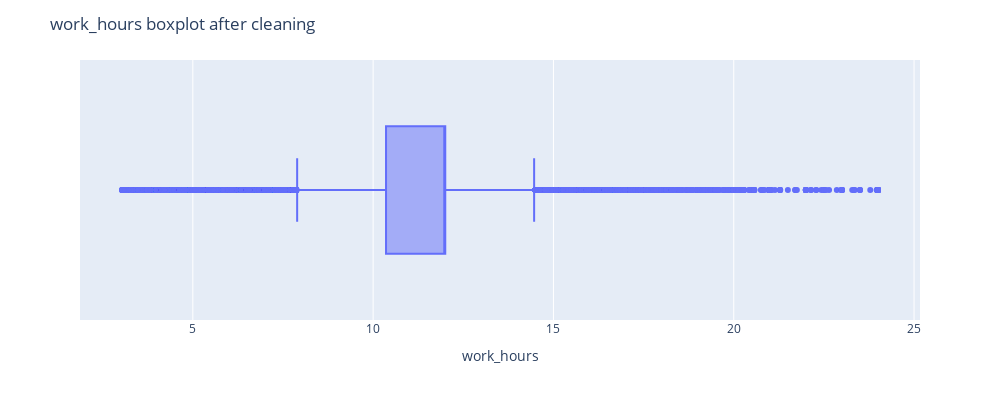

Notebook code cell kept with this figure:
### Code cell
display(df.work_hours.describe())
fig = px.box(df,x='work_hours')
fig.update_layout(
    title = 'work_hours boxplot after cleaning',
    width = 1000,
    height = 400)
fig.show()

### Figure 1 — Plotly figure (JSON) as saved in the notebook; plotly's stock layout.template omitted (floating-point values rounded to 4 significant figures; data arrays with more than 128 entries replaced by an {"elided": "..."} marker saying what was removed)
{"data": [{"alignmentgroup": "True", "hovertemplate": "work_hours=%{x}<extra></extra>", "legendgroup": "", "marker": {"color": "#636efa"}, "name": "", "notched": false, "offsetgroup": "", "orientation": "h", "showlegend": false, "type": "box", "x": {"elided": "39980 float values"}, "x0": " ", "xaxis": "x", "y0": " ", "yaxis": "y"}], "layout": {"boxmode": "group", "height": 400, "legend": {"tracegroupgap": 0}, "margin": {"t": 60}, "title": {"text": "work_hours boxplot after cleaning"}, "width": 1000, "xaxis": {"anchor": "y", "domain": [0, 1], "title": {"text": "work_hours"}}, "yaxis": {"anchor": "x", "domain": [0, 1]}}}
